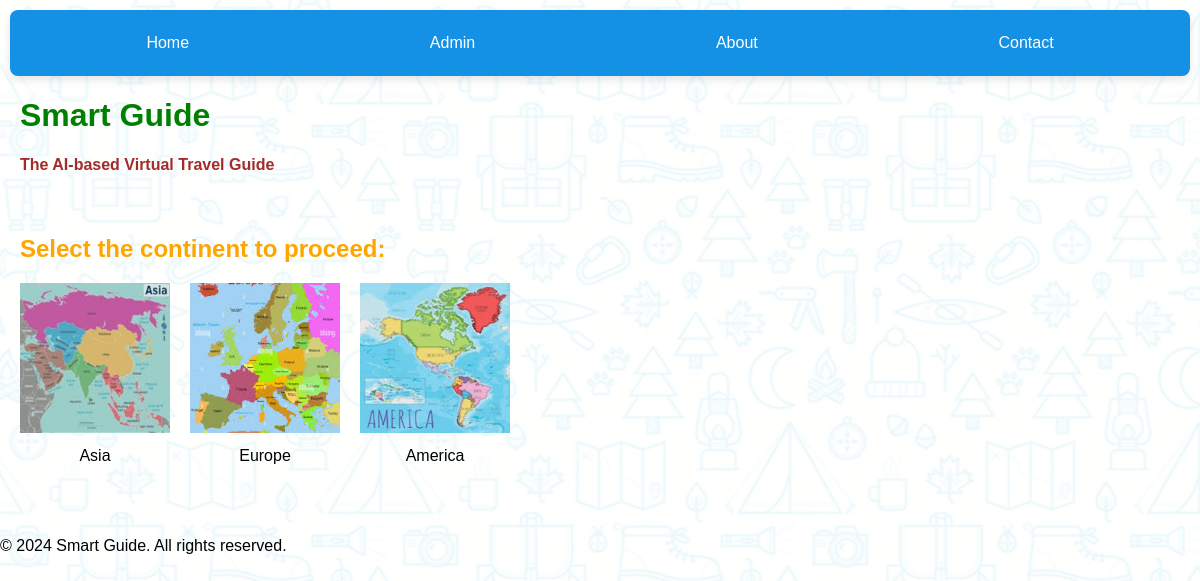
/, run on an earlier commit of the app's database.
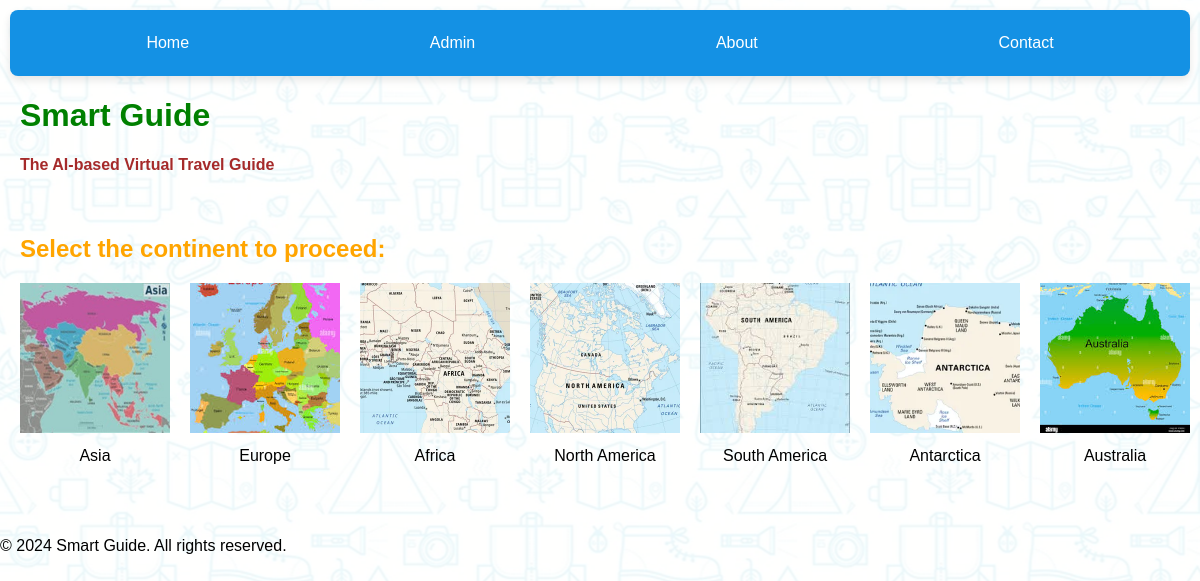
And on a later commit of the database.
### tables this page shows
CREATE TABLE continents (
    id INTEGER PRIMARY KEY AUTOINCREMENT,
    name TEXT NOT NULL UNIQUE,
    image_path TEXT
);

### app.py (the view)
@app.route('/')
def index():
    continents = get_continents()
    return render_template('index.html', continents=continents)

### app.py (called while the page is built)
def get_continents():
    db_path = os.path.join(os.path.dirname(__file__), 'db', 'trip_planner.db')
    conn = sqlite3.connect(db_path)
    cursor = conn.cursor()
    cursor.execute('SELECT id, name, image_path FROM continents')
    continents = cursor.fetchall()
    conn.close()
    return continents

### templates/index.html (shortened to what this page needs)
<!DOCTYPE html>
<html lang="en">
<head>
    <link rel="stylesheet" href="{{ url_for('static', filename='styles.css') }}">
</head>
<body>
    <header>
        <nav class="navbar">
            <a href="/">Home</a>
            <a href="/admin">Admin</a>
            <a href="/about">About</a>
            <a href="/contact">Contact</a>
        </nav>
        <h1 style="color: Green">Smart Guide</h1>
        <h4 style="color: brown">The AI-based Virtual Travel Guide</h4>
    </header>
    <main>
        <section id="button-click">
            <h2 style="color: Orange">Select the continent to proceed:</h2>
            <div class="continent-list">
                {% for continent in continents %}
                    <div class="continent-item" onclick="handleClick({{ continent[0] }})" style="cursor: pointer;">
                        <img src="{{ url_for('static', filename=continent[2]) }}" alt="{{ continent[1] }}" class="continent-image">
                        <p class="continent-name">{{ continent[1] }}</p>
                    </div>
                {% endfor %}
            </div>
        </section>
    </main>
    {% include 'footer.html' %}
</body>
</html>

### templates/footer.html
<footer>
    <p>&copy; 2024 Smart Guide. All rights reserved.</p>
</footer>

### static/styles.css (style rules this page uses)
body { background-image: url('/static/images/background.png'); background-size: auto; background-position: center; background-repeat: repeat; font-family: Arial, sans-serif; margin: 0; padding: 0; }
.navbar { display: flex; justify-content: space-around; background-color: #1491e4; padding: 1rem; box-shadow: 0 4px 8px rgba(0, 0, 0, 0.1); border-radius: 8px; margin: 10px; }
.navbar a { color: white; text-decoration: none; padding: 0.5rem 1rem; transition: background-color 0.3s, color 0.3s, transform 0.3s; border-radius: 4px; }
.continent-list { display: flex; flex-direction: row; gap: 20px; align-items: center; }
.continent-image { width: 150px; height: 150px; object-fit: cover; transition: transform 0.3s ease; }
.continent-name { text-align: center; margin-top: 10px; }
main { padding: 20px; }

What changed in the data, as far as the page shows it:
removed continents: image_path (picture), name "America"
added continents: image_path (picture), name "Africa"
added continents: image_path (picture), name "North America"
added continents: image_path (picture), name "South America"
added continents: image_path (picture), name "Antarctica"
added continents: image_path (picture), name "Australia"
